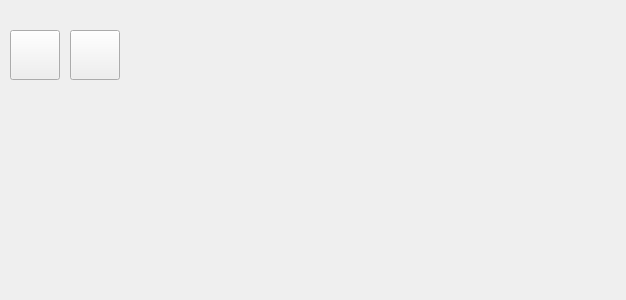
<?xml version="1.0" encoding="UTF-8"?>
<ui version="4.0">
 <class>TurnSignals</class>
 <widget class="QWidget" name="TurnSignals">
  <property name="geometry">
   <rect>
    <x>0</x>
    <y>0</y>
    <width>626</width>
    <height>300</height>
   </rect>
  </property>
  <property name="windowTitle">
   <string>Form</string>
  </property>
  <widget class="QPushButton" name="turnSignalLeft">
   <property name="geometry">
    <rect>
     <x>10</x>
     <y>30</y>
     <width>50</width>
     <height>50</height>
    </rect>
   </property>
   <property name="icon">
    <iconset>
     <normaloff>turn_left_white.png</normaloff>turn_left_white.png</iconset>
   </property>
   <property name="iconSize">
    <size>
     <width>50</width>
     <height>50</height>
    </size>
   </property>
  </widget>
  <widget class="QPushButton" name="turnSignalRight">
   <property name="geometry">
    <rect>
     <x>70</x>
     <y>30</y>
     <width>50</width>
     <height>50</height>
    </rect>
   </property>
   <property name="icon">
    <iconset>
     <normaloff>turn_right_white.png</normaloff>turn_right_white.png</iconset>
   </property>
   <property name="iconSize">
    <size>
     <width>50</width>
     <height>50</height>
    </size>
   </property>
  </widget>
 </widget>
 <resources/>
 <connections/>
</ui>
